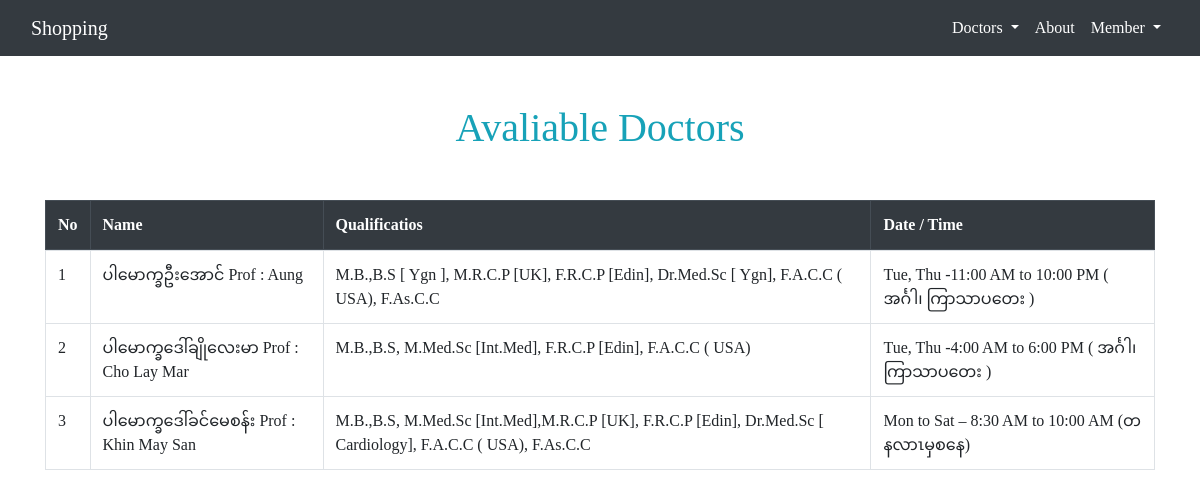
Screenshot of /doctor/doc/show/1 with the database file from the repository.
### doctor/models.py (models this page shows)
class Doctor(models.Model):
    name=models.CharField(max_length=150)
    quali=models.TextField()
    duty=models.TextField()
    category=models.IntegerField()

### doctor/views.py (the view)
# urls.py: path('doc/show/<int:pk>',views.filterDoctors,name="doctor-filter-page"),
def filterDoctors(request,pk):
    docts=Doctor.objects.filter(category=pk)
    dict={
        "title":"Doctor Show Page",
        "docts":docts,
    }
    return render(request,"doctor/show_doctors.html",dict)

### doctor/templates/doctor/show_doctors.html
{% extends 'page/base.html' %}
{% block content %}
  <div class="container my-5">
      <h1 class="text-center text-info mb-5">Avaliable Doctors</h1>
        <table class="table table-bordered">
                <tr>
                    <thead class="thead-dark">
                        <th scope="col">No</th>
                        <th scope="col">Name</th>
                        <th scope="col">Qualificatios</th>
                        <th scope="col">Date / Time</th>
                    </thead>
                    <tbody>
                        {% for doct in docts %}
                            <tr>
                                <td>{{doct.id}}</td>
                                <td>{{doct.name}}</td>
                                <td>{{doct.quali}}</td>
                                <td>{{doct.duty}}</td>
                            </tr>
                        {% endfor %}
                    </tbody>
                </tr>
        </table>
  </div>
{% endblock %}

### page/static/page/css/main.css (style rules this page uses)
* { font-family: Cambria, Cochin, Georgia, Times, 'Times New Roman', serif; }
h1 { color: red; }

### rows the page displays
Doctor: id "1", name "ပါမောက္ခဦးအောင် Prof : Aung", quali "M.B.,B.S [ Ygn ], M.R.C.P [UK], F.R.C.P [Edin], Dr.Med.Sc [ Ygn], F.A.C.C ( USA), F.As.C.C", duty "Tue, Thu -11:00 AM to 10:00 PM ( အင်္ဂါ၊ ကြာသာပတေး )"
Doctor: id "2", name "ပါမောက္ခဒေါ်ချိုလေးမာ Prof : Cho Lay Mar", quali "M.B.,B.S, M.Med.Sc [Int.Med], F.R.C.P [Edin], F.A.C.C ( USA)", duty "Tue, Thu -4:00 AM to 6:00 PM ( အင်္ဂါ၊ ကြာသာပတေး )"
Doctor: id "3", name "ပါမောက္ခဒေါ်ခင်မေစန်း Prof : Khin May San", quali "M.B.,B.S, M.Med.Sc [Int.Med],M.R.C.P [UK], F.R.C.P [Edin], Dr.Med.Sc [ Cardiology], F.A.C.C ( USA), F.As.C.C", duty "Mon to Sat – 8:30 AM to 10:00 AM (တနလာၤမှစနေ)"
